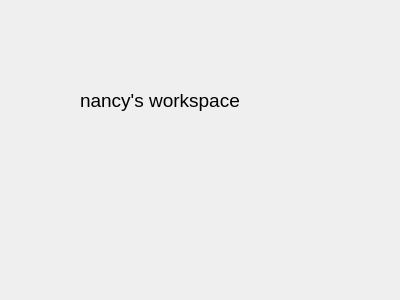
<?xml version="1.0" encoding="UTF-8"?>
<ui version="4.0">
 <class>n</class>
 <widget class="QDialog" name="n">
  <property name="geometry">
   <rect>
    <x>0</x>
    <y>0</y>
    <width>400</width>
    <height>300</height>
   </rect>
  </property>
  <property name="windowTitle">
   <string>Dialog</string>
  </property>
  <widget class="QLabel" name="label">
   <property name="geometry">
    <rect>
     <x>80</x>
     <y>50</y>
     <width>241</width>
     <height>101</height>
    </rect>
   </property>
   <property name="font">
    <font>
     <pointsize>14</pointsize>
    </font>
   </property>
   <property name="text">
    <string>nancy's workspace</string>
   </property>
  </widget>
 </widget>
 <resources/>
 <connections/>
</ui>
